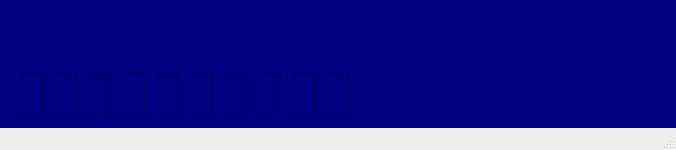
<?xml version="1.0" encoding="UTF-8"?>
<ui version="4.0">
 <class>MainWindow</class>
 <widget class="QMainWindow" name="MainWindow">
  <property name="geometry">
   <rect>
    <x>0</x>
    <y>0</y>
    <width>676</width>
    <height>150</height>
   </rect>
  </property>
  <property name="windowTitle">
   <string>MainWindow</string>
  </property>
  <widget class="QWidget" name="centralWidget">
   <property name="sizePolicy">
    <sizepolicy hsizetype="MinimumExpanding" vsizetype="MinimumExpanding">
     <horstretch>1</horstretch>
     <verstretch>1</verstretch>
    </sizepolicy>
   </property>
   <property name="styleSheet">
    <string notr="true">background: #000080 ;
</string>
   </property>
   <layout class="QGridLayout" name="gridLayout">
    <item row="2" column="0" colspan="2">
     <layout class="QHBoxLayout" name="horizontalLayout_3">
      <property name="rightMargin">
       <number>10</number>
      </property>
      <item>
       <widget class="QLabel" name="REDLED01">
        <property name="minimumSize">
         <size>
          <width>27</width>
          <height>29</height>
         </size>
        </property>
        <property name="styleSheet">
         <string notr="true">QLabel {
background: #000080 url(:/icons/LED.png) no-repeat center;
	border: none;
	height: 42px;
	width: 44px;
}</string>
        </property>
       </widget>
      </item>
      <item>
       <widget class="QLabel" name="REDLED02">
        <property name="styleSheet">
         <string notr="true">QLabel {
background: #000080 url(:/icons/LED.png) no-repeat center;
	border: none;
	height: 42px;
	width: 44px;
}background: #000080 url(:/icons/pb1.png) no-repeat center;
	border: none;
	height: 42px;
	width: 44px;</string>
        </property>
       </widget>
      </item>
      <item>
       <widget class="QLabel" name="REDLED03">
        <property name="styleSheet">
         <string notr="true">QLabel {
background: #000080 url(:/icons/LED.png) no-repeat center;
	border: none;
	height: 42px;
	width: 44px;
}background: #000080 url(:/icons/pb1.png) no-repeat center;
	border: none;
	height: 42px;
	width: 44px;</string>
        </property>
       </widget>
      </item>
      <item>
       <widget class="QLabel" name="REDLED04">
        <property name="styleSheet">
         <string notr="true">QLabel {
background: #000080 url(:/icons/LED.png) no-repeat center;
	border: none;
	height: 42px;
	width: 44px;
}background: #000080 url(:/icons/pb1.png) no-repeat center;
	border: none;
	height: 42px;
	width: 44px;</string>
        </property>
       </widget>
      </item>
      <item>
       <widget class="QLabel" name="REDLED05">
        <property name="styleSheet">
         <string notr="true">QLabel {
background: #000080 url(:/icons/LED.png) no-repeat center;
	border: none;
	height: 42px;
	width: 44px;
}background: #000080 url(:/icons/pb1.png) no-repeat center;
	border: none;
	height: 42px;
	width: 44px;</string>
        </property>
       </widget>
      </item>
      <item>
       <widget class="QLabel" name="REDLED06">
        <property name="styleSheet">
         <string notr="true">QLabel {
background: #000080 url(:/icons/LED.png) no-repeat center;
	border: none;
	height: 42px;
	width: 44px;
}background: #000080 url(:/icons/pb1.png) no-repeat center;
	border: none;
	height: 42px;
	width: 44px;</string>
        </property>
       </widget>
      </item>
      <item>
       <widget class="QLabel" name="REDLED07">
        <property name="styleSheet">
         <string notr="true">QLabel {
background: #000080 url(:/icons/LED.png) no-repeat center;
	border: none;
	height: 42px;
	width: 44px;
}background: #000080 url(:/icons/pb1.png) no-repeat center;
	border: none;
	height: 42px;
	width: 44px;</string>
        </property>
       </widget>
      </item>
      <item>
       <widget class="QLabel" name="REDLED08">
        <property name="styleSheet">
         <string notr="true">QLabel {
background: #000080 url(:/icons/LED.png) no-repeat center;
	border: none;
	height: 42px;
	width: 44px;
}background: #000080 url(:/icons/pb1.png) no-repeat center;
	border: none;
	height: 42px;
	width: 44px;</string>
        </property>
       </widget>
      </item>
      <item>
       <widget class="QLabel" name="REDLED09">
        <property name="styleSheet">
         <string notr="true">QLabel {
background: #000080 url(:/icons/LED.png) no-repeat center;
	border: none;
	height: 42px;
	width: 44px;
}background: #000080 url(:/icons/pb1.png) no-repeat center;
	border: none;
	height: 42px;
	width: 44px;</string>
        </property>
       </widget>
      </item>
      <item>
       <widget class="QLabel" name="REDLED10">
        <property name="styleSheet">
         <string notr="true">QLabel {
background: #000080 url(:/icons/LED.png) no-repeat center;
	border: none;
	height: 42px;
	width: 44px;
}background: #000080 url(:/icons/pb1.png) no-repeat center;
	border: none;
	height: 42px;
	width: 44px;</string>
        </property>
       </widget>
      </item>
     </layout>
    </item>
    <item row="1" column="0">
     <layout class="QHBoxLayout" name="HEXDISPLAYBOX">
      <property name="spacing">
       <number>0</number>
      </property>
      <property name="sizeConstraint">
       <enum>QLayout::SetMaximumSize</enum>
      </property>
      <property name="leftMargin">
       <number>0</number>
      </property>
      <property name="topMargin">
       <number>0</number>
      </property>
     </layout>
    </item>
    <item row="1" column="1">
     <spacer name="horizontalSpacer_5">
      <property name="orientation">
       <enum>Qt::Horizontal</enum>
      </property>
      <property name="sizeHint" stdset="0">
       <size>
        <width>325</width>
        <height>20</height>
       </size>
      </property>
     </spacer>
    </item>
    <item row="3" column="4">
     <layout class="QHBoxLayout" name="horizontalLayout">
      <item>
       <widget class="QPushButton" name="KEY1">
        <property name="styleSheet">
         <string notr="true">QPushButton {
	background: #000080 url(:/icons/pb1.png) no-repeat center;
	border: none;
	height: 42px;
	width: 44px;
}

QPushButton:pressed {
background: #000080 url(:/icons/pb2.png) no-repeat center;
}

</string>
        </property>
        <property name="text">
         <string/>
        </property>
       </widget>
      </item>
      <item>
       <widget class="QPushButton" name="KEY2">
        <property name="styleSheet">
         <string notr="true">QPushButton {
	background: #000080 url(:/icons/pb1.png) no-repeat center;
	border: none;
	height: 42px;
	width: 44px;
}

QPushButton:pressed {
background: #000080 url(:/icons/pb2.png) no-repeat center;
}

</string>
        </property>
        <property name="text">
         <string/>
        </property>
       </widget>
      </item>
      <item>
       <widget class="QPushButton" name="KEY3">
        <property name="styleSheet">
         <string notr="true">QPushButton {
	background: #000080 url(:/icons/pb1.png) no-repeat center;
	border: none;
	height: 42px;
	width: 44px;
}

QPushButton:pressed {
background: #000080 url(:/icons/pb2.png) no-repeat center;
}

</string>
        </property>
        <property name="text">
         <string/>
        </property>
       </widget>
      </item>
      <item>
       <widget class="QPushButton" name="KEY4">
        <property name="styleSheet">
         <string notr="true">QPushButton {
	background: #000080 url(:/icons/pb1.png) no-repeat center;
	border: none;
	height: 42px;
	width: 44px;
}

QPushButton:pressed {
background: #000080 url(:/icons/pb2.png) no-repeat center;
}

</string>
        </property>
        <property name="text">
         <string/>
        </property>
       </widget>
      </item>
     </layout>
    </item>
    <item row="3" column="2">
     <spacer name="horizontalSpacer">
      <property name="orientation">
       <enum>Qt::Horizontal</enum>
      </property>
      <property name="sizeHint" stdset="0">
       <size>
        <width>40</width>
        <height>20</height>
       </size>
      </property>
     </spacer>
    </item>
    <item row="3" column="0" colspan="2">
     <layout class="QHBoxLayout" name="horizontalLayout_2">
      <property name="leftMargin">
       <number>10</number>
      </property>
      <item>
       <widget class="QCheckBox" name="SLIDESWITCH01">
        <property name="minimumSize">
         <size>
          <width>22</width>
          <height>45</height>
         </size>
        </property>
        <property name="styleSheet">
         <string notr="true">QCheckBox {
	background: #000080  no-repeat center;
	border: none;
}

QCheckBox::indicator {
	width: 22px;
	height: 45px;
}

QCheckBox::indicator:unchecked {
	image: url(:/icons/sb2.png)
}

QCheckBox::indicator:checked {
	image: url(:/icons/sb1.png)
}
</string>
        </property>
       </widget>
      </item>
      <item>
       <widget class="QCheckBox" name="SLIDESWITCH02">
        <property name="styleSheet">
         <string notr="true">QCheckBox {
	background: #000080  no-repeat center;
	border: none;
}

QCheckBox::indicator {
	width: 22px;
	height: 45px;
}

QCheckBox::indicator:unchecked {
	image: url(:/icons/sb2.png)
}

QCheckBox::indicator:checked {
	image: url(:/icons/sb1.png)
}
</string>
        </property>
       </widget>
      </item>
      <item>
       <widget class="QCheckBox" name="SLIDESWITCH03">
        <property name="styleSheet">
         <string notr="true">QCheckBox {
	background: #000080  no-repeat center;
	border: none;
}

QCheckBox::indicator {
	width: 22px;
	height: 45px;
}

QCheckBox::indicator:unchecked {
	image: url(:/icons/sb2.png)
}

QCheckBox::indicator:checked {
	image: url(:/icons/sb1.png)
}
</string>
        </property>
       </widget>
      </item>
      <item>
       <widget class="QCheckBox" name="SLIDESWITCH04">
        <property name="styleSheet">
         <string notr="true">QCheckBox {
	background: #000080  no-repeat center;
	border: none;
}

QCheckBox::indicator {
	width: 22px;
	height: 45px;
}

QCheckBox::indicator:unchecked {
	image: url(:/icons/sb2.png)
}

QCheckBox::indicator:checked {
	image: url(:/icons/sb1.png)
}
</string>
        </property>
       </widget>
      </item>
      <item>
       <widget class="QCheckBox" name="SLIDESWITCH05">
        <property name="styleSheet">
         <string notr="true">QCheckBox {
	background: #000080  no-repeat center;
	border: none;
}

QCheckBox::indicator {
	width: 22px;
	height: 45px;
}

QCheckBox::indicator:unchecked {
	image: url(:/icons/sb2.png)
}

QCheckBox::indicator:checked {
	image: url(:/icons/sb1.png)
}
</string>
        </property>
       </widget>
      </item>
      <item>
       <widget class="QCheckBox" name="SLIDESWITCH06">
        <property name="styleSheet">
         <string notr="true">QCheckBox {
	background: #000080  no-repeat center;
	border: none;
}

QCheckBox::indicator {
	width: 22px;
	height: 45px;
}

QCheckBox::indicator:unchecked {
	image: url(:/icons/sb2.png)
}

QCheckBox::indicator:checked {
	image: url(:/icons/sb1.png)
}
</string>
        </property>
       </widget>
      </item>
      <item>
       <widget class="QCheckBox" name="SLIDESWITCH07">
        <property name="styleSheet">
         <string notr="true">QCheckBox {
	background: #000080  no-repeat center;
	border: none;
}

QCheckBox::indicator {
	width: 22px;
	height: 45px;
}

QCheckBox::indicator:unchecked {
	image: url(:/icons/sb2.png)
}

QCheckBox::indicator:checked {
	image: url(:/icons/sb1.png)
}
</string>
        </property>
       </widget>
      </item>
      <item>
       <widget class="QCheckBox" name="SLIDESWITCH08">
        <property name="styleSheet">
         <string notr="true">QCheckBox {
	background: #000080  no-repeat center;
	border: none;
}

QCheckBox::indicator {
	width: 22px;
	height: 45px;
}

QCheckBox::indicator:unchecked {
	image: url(:/icons/sb2.png)
}

QCheckBox::indicator:checked {
	image: url(:/icons/sb1.png)
}
</string>
        </property>
       </widget>
      </item>
      <item>
       <widget class="QCheckBox" name="SLIDESWITCH09">
        <property name="styleSheet">
         <string notr="true">QCheckBox {
	background: #000080  no-repeat center;
	border: none;
}

QCheckBox::indicator {
	width: 22px;
	height: 45px;
}

QCheckBox::indicator:unchecked {
	image: url(:/icons/sb2.png)
}

QCheckBox::indicator:checked {
	image: url(:/icons/sb1.png)
}
</string>
        </property>
       </widget>
      </item>
      <item>
       <widget class="QCheckBox" name="SLIDESWITCH10">
        <property name="styleSheet">
         <string notr="true">QCheckBox {
	background: #000080  no-repeat center;
	border: none;
}

QCheckBox::indicator {
	width: 22px;
	height: 45px;
}

QCheckBox::indicator:unchecked {
	image: url(:/icons/sb2.png)
}

QCheckBox::indicator:checked {
	image: url(:/icons/sb1.png)
}
</string>
        </property>
       </widget>
      </item>
     </layout>
    </item>
    <item row="2" column="4">
     <layout class="QHBoxLayout" name="horizontalLayout_4">
      <item>
       <widget class="QLabel" name="GREENLED01">
        <property name="minimumSize">
         <size>
          <width>27</width>
          <height>29</height>
         </size>
        </property>
        <property name="styleSheet">
         <string notr="true">QLabel {
background: #000080 url(:/icons/LED.png) no-repeat center;
	border: none;
	height: 42px;
	width: 44px;
}background: #000080 url(:/icons/pb1.png) no-repeat center;
	border: none;
	height: 42px;
	width: 44px;</string>
        </property>
       </widget>
      </item>
      <item>
       <widget class="QLabel" name="GREENLED02">
        <property name="minimumSize">
         <size>
          <width>27</width>
          <height>29</height>
         </size>
        </property>
        <property name="styleSheet">
         <string notr="true">QLabel {
background: #000080 url(:/icons/LED.png) no-repeat center;
	border: none;
	height: 42px;
	width: 44px;
}background: #000080 url(:/icons/pb1.png) no-repeat center;
	border: none;
	height: 42px;
	width: 44px;</string>
        </property>
       </widget>
      </item>
      <item>
       <widget class="QLabel" name="GREENLED03">
        <property name="minimumSize">
         <size>
          <width>27</width>
          <height>29</height>
         </size>
        </property>
        <property name="styleSheet">
         <string notr="true">QLabel {
background: #000080 url(:/icons/LED.png) no-repeat center;
	border: none;
	height: 42px;
	width: 44px;
}background: #000080 url(:/icons/pb1.png) no-repeat center;
	border: none;
	height: 42px;
	width: 44px;</string>
        </property>
       </widget>
      </item>
      <item>
       <widget class="QLabel" name="GREENLED04">
        <property name="minimumSize">
         <size>
          <width>27</width>
          <height>29</height>
         </size>
        </property>
        <property name="styleSheet">
         <string notr="true">QLabel {
background: #000080 url(:/icons/LED.png) no-repeat center;
	border: none;
	height: 42px;
	width: 44px;
}background: #000080 url(:/icons/pb1.png) no-repeat center;
	border: none;
	height: 42px;
	width: 44px;</string>
        </property>
       </widget>
      </item>
      <item>
       <widget class="QLabel" name="GREENLED05">
        <property name="minimumSize">
         <size>
          <width>27</width>
          <height>29</height>
         </size>
        </property>
        <property name="styleSheet">
         <string notr="true">QLabel {
background: #000080 url(:/icons/LED.png) no-repeat center;
	border: none;
	height: 42px;
	width: 44px;
}background: #000080 url(:/icons/pb1.png) no-repeat center;
	border: none;
	height: 42px;
	width: 44px;</string>
        </property>
       </widget>
      </item>
      <item>
       <widget class="QLabel" name="GREENLED06">
        <property name="sizePolicy">
         <sizepolicy hsizetype="Preferred" vsizetype="Preferred">
          <horstretch>0</horstretch>
          <verstretch>0</verstretch>
         </sizepolicy>
        </property>
        <property name="minimumSize">
         <size>
          <width>27</width>
          <height>29</height>
         </size>
        </property>
        <property name="styleSheet">
         <string notr="true">QLabel {
background: #000080 url(:/icons/LED.png) no-repeat center;
	border: none;
	height: 42px;
	width: 44px;
}background: #000080 url(:/icons/pb1.png) no-repeat center;
	border: none;
	height: 42px;
	width: 44px;</string>
        </property>
       </widget>
      </item>
      <item>
       <widget class="QLabel" name="GREENLED07">
        <property name="minimumSize">
         <size>
          <width>27</width>
          <height>29</height>
         </size>
        </property>
        <property name="styleSheet">
         <string notr="true">QLabel {
background: #000080 url(:/icons/LED.png) no-repeat center;
	border: none;
	height: 42px;
	width: 44px;
}background: #000080 url(:/icons/pb1.png) no-repeat center;
	border: none;
	height: 42px;
	width: 44px;</string>
        </property>
       </widget>
      </item>
      <item>
       <widget class="QLabel" name="GREENLED08">
        <property name="minimumSize">
         <size>
          <width>27</width>
          <height>29</height>
         </size>
        </property>
        <property name="styleSheet">
         <string notr="true">QLabel {
background: #000080 url(:/icons/LED.png) no-repeat center;
	border: none;
	height: 42px;
	width: 44px;
}background: #000080 url(:/icons/pb1.png) no-repeat center;
	border: none;
	height: 42px;
	width: 44px;</string>
        </property>
       </widget>
      </item>
     </layout>
    </item>
    <item row="2" column="2">
     <spacer name="horizontalSpacer_4">
      <property name="orientation">
       <enum>Qt::Horizontal</enum>
      </property>
      <property name="sizeHint" stdset="0">
       <size>
        <width>40</width>
        <height>20</height>
       </size>
      </property>
     </spacer>
    </item>
    <item row="1" column="2">
     <spacer name="horizontalSpacer_3">
      <property name="orientation">
       <enum>Qt::Horizontal</enum>
      </property>
      <property name="sizeHint" stdset="0">
       <size>
        <width>40</width>
        <height>20</height>
       </size>
      </property>
     </spacer>
    </item>
    <item row="1" column="4">
     <spacer name="horizontalSpacer_2">
      <property name="orientation">
       <enum>Qt::Horizontal</enum>
      </property>
      <property name="sizeHint" stdset="0">
       <size>
        <width>40</width>
        <height>20</height>
       </size>
      </property>
     </spacer>
    </item>
   </layout>
  </widget>
  <widget class="QStatusBar" name="statusBar"/>
 </widget>
 <layoutdefault spacing="6" margin="11"/>
 <resources/>
 <connections>
  <connection>
   <sender>KEY1</sender>
   <signal>pressed()</signal>
   <receiver>MainWindow</receiver>
   <slot>key1Pressed()</slot>
   <hints>
    <hint type="sourcelabel">
     <x>427</x>
     <y>68</y>
    </hint>
    <hint type="destinationlabel">
     <x>332</x>
     <y>61</y>
    </hint>
   </hints>
  </connection>
  <connection>
   <sender>KEY2</sender>
   <signal>pressed()</signal>
   <receiver>MainWindow</receiver>
   <slot>key2Pressed()</slot>
   <hints>
    <hint type="sourcelabel">
     <x>493</x>
     <y>68</y>
    </hint>
    <hint type="destinationlabel">
     <x>332</x>
     <y>61</y>
    </hint>
   </hints>
  </connection>
  <connection>
   <sender>KEY3</sender>
   <signal>pressed()</signal>
   <receiver>MainWindow</receiver>
   <slot>key3Pressed()</slot>
   <hints>
    <hint type="sourcelabel">
     <x>559</x>
     <y>68</y>
    </hint>
    <hint type="destinationlabel">
     <x>332</x>
     <y>61</y>
    </hint>
   </hints>
  </connection>
  <connection>
   <sender>KEY4</sender>
   <signal>pressed()</signal>
   <receiver>MainWindow</receiver>
   <slot>key4Pressed()</slot>
   <hints>
    <hint type="sourcelabel">
     <x>625</x>
     <y>68</y>
    </hint>
    <hint type="destinationlabel">
     <x>332</x>
     <y>61</y>
    </hint>
   </hints>
  </connection>
  <connection>
   <sender>KEY1</sender>
   <signal>released()</signal>
   <receiver>MainWindow</receiver>
   <slot>key1Released()</slot>
   <hints>
    <hint type="sourcelabel">
     <x>427</x>
     <y>68</y>
    </hint>
    <hint type="destinationlabel">
     <x>332</x>
     <y>61</y>
    </hint>
   </hints>
  </connection>
  <connection>
   <sender>KEY2</sender>
   <signal>released()</signal>
   <receiver>MainWindow</receiver>
   <slot>key2Released()</slot>
   <hints>
    <hint type="sourcelabel">
     <x>493</x>
     <y>68</y>
    </hint>
    <hint type="destinationlabel">
     <x>332</x>
     <y>61</y>
    </hint>
   </hints>
  </connection>
  <connection>
   <sender>KEY3</sender>
   <signal>released()</signal>
   <receiver>MainWindow</receiver>
   <slot>key3Released()</slot>
   <hints>
    <hint type="sourcelabel">
     <x>559</x>
     <y>68</y>
    </hint>
    <hint type="destinationlabel">
     <x>332</x>
     <y>61</y>
    </hint>
   </hints>
  </connection>
  <connection>
   <sender>KEY4</sender>
   <signal>released()</signal>
   <receiver>MainWindow</receiver>
   <slot>key4Released()</slot>
   <hints>
    <hint type="sourcelabel">
     <x>625</x>
     <y>68</y>
    </hint>
    <hint type="destinationlabel">
     <x>332</x>
     <y>61</y>
    </hint>
   </hints>
  </connection>
 </connections>
 <slots>
  <slot>key1Pressed()</slot>
  <slot>key2Pressed()</slot>
  <slot>key3Pressed()</slot>
  <slot>key4Pressed()</slot>
  <slot>key1Released()</slot>
  <slot>key2Released()</slot>
  <slot>key3Released()</slot>
  <slot>key4Released()</slot>
 </slots>
</ui>
